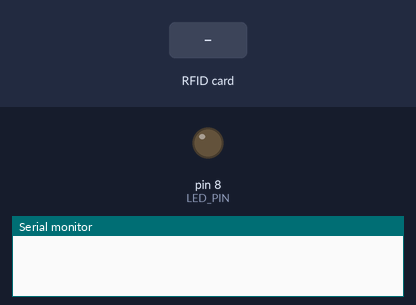
Recording of a sketch running on a simulated Arduino Uno, built with avr-gcc and run on an emulated ATmega328P. Parts: output pins drawn as LEDs (lit = HIGH), the last lines printed to the serial monitor. The test bench sets the inputs (shaded band). Pins used as bus, display or sensor lines are not drawn.

Above: at 1.2 s.
1.3 s: RFID card 2F E8 A2 79 held to the reader
At 2.5 s:
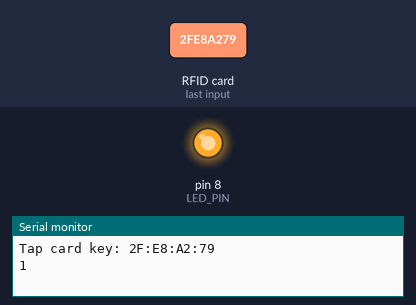
2.8 s: RFID card 5E 7A 19 C4 held to the reader
Timing chart, 0 to 5.8 s (numbered marks = the images above; inputs shaded):
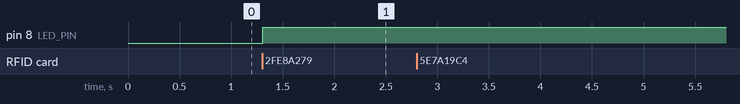

Measured:
- after the input at 1.3 s, pin 8 (LED_PIN): LOW → HIGH at once

The sketch:

RFIDTEST.ino
```cpp
#include "SPI.h"
#include "MFRC522.h"

 /* Typical pin layout used:
 * -----------------------------------------------------------------------------------------
 *             MFRC522      Arduino       Arduino   Arduino    Arduino          Arduino
 *             Reader/PCD   Uno/101       Mega      Nano v3    Leonardo/Micro   Pro Micro
 * Signal      Pin          Pin           Pin       Pin        Pin              Pin
 * -----------------------------------------------------------------------------------------
 * RST/Reset   RST          9             5         D9         RESET/ICSP-5     RST
 * SPI SS      SDA(SS)      10            53        D10        10               10
 * SPI MOSI    MOSI         11 / ICSP-4   51        D11        ICSP-4           16
 * SPI MISO    MISO         12 / ICSP-1   50        D12        ICSP-1           14
 * SPI SCK     SCK          13 / ICSP-3   52        D13        ICSP-3           15
 */

// ##NodeMcu##    SDA(SS) D4 (Có Thể Đổi)
//                RST     D3 (Có Thể Đổi)
//                SCK     D5
//                MISO    D6
//                MOSI    D7

#define SS_PIN  10   //10 Arduino UNO
#define RST_PIN 9   //9  Arduino UNO
#define LED_PIN 8

int dem;

MFRC522 rfid(SS_PIN, RST_PIN);

MFRC522::MIFARE_Key key;

void setup() {
    Serial.begin(9600);
    SPI.begin();
    rfid.PCD_Init();
    pinMode(LED_PIN, OUTPUT);
}

void loop() {
  rfidtest();
  //Serial.println("Have Fun");
  //delay(100);
}
void rfidtest()
{
  if (!rfid.PICC_IsNewCardPresent() || !rfid.PICC_ReadCardSerial())
    return;

  // Serial.print(F("PICC type: "));
  MFRC522::PICC_Type piccType = rfid.PICC_GetType(rfid.uid.sak);
  // Serial.println(rfid.PICC_GetTypeName(piccType));

  // Check is the PICC of Classic MIFARE type
  if (piccType != MFRC522::PICC_TYPE_MIFARE_MINI &&
    piccType != MFRC522::PICC_TYPE_MIFARE_1K &&
    piccType != MFRC522::PICC_TYPE_MIFARE_4K) {
    Serial.println(F("Your tag is not of type MIFARE Classic."));
    return;
  }

  String strID = "";
  for (byte i = 0; i < 4; i++) {
    strID +=
    (rfid.uid.uidByte[i] < 0x10 ? "0" : "") +
    String(rfid.uid.uidByte[i], HEX) +
    (i!=3 ? ":" : "");
  }
  strID.toUpperCase();

  Serial.print("Tap card key: ");
  Serial.println(strID);

  if (strID.indexOf("2F:E8:A2:79") >= 0) {
    dem = dem + 1; }
  if ((dem % 2)  == 1 ) digitalWrite(LED_PIN,HIGH);
  else   digitalWrite(LED_PIN,LOW);
  Serial.println(dem);

  rfid.PICC_HaltA();
  rfid.PCD_StopCrypto1();
  if (dem == 2) dem=0;
}
```
